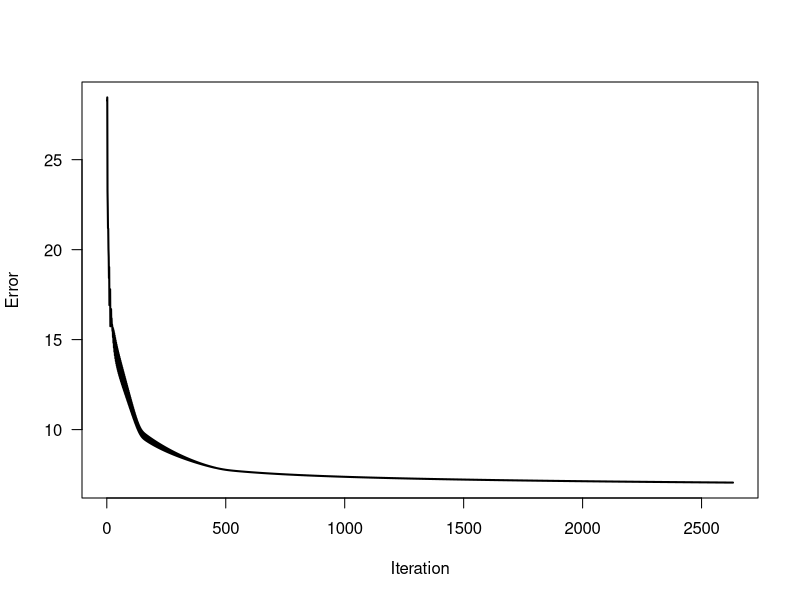

The R source for this figure:
# define the sigmoid function
sigmoid <- function(X, w, w0) {
  scores <- cbind(X, 1) %*% rbind(W, w0)
  scores <- exp(-scores)
  
  scores <- (1/(1 + scores))
  
  return (scores)
}

# read data into memory
data("iris")

x <- as.matrix(iris[,1:4])
y <- as.numeric(iris[, 5])

# get training data set
train.x <- rbind(rbind(x[1:25,], x[51:75,]), x[101:125,])
train.y <- c(c(y[1:25], y[51:75]), y[101:125])

# get validation data set
test.x <- rbind(rbind(x[26:50,], x[76:100,]), x[126:150,])
test.y <- c(c(y[26:50], y[76:100]), y[126:150])

# get number of classes and number of samples
K <- max(train.y)
N <- length(train.y)

# one-of-K-encoding
Y_truth <- matrix(0, N, K)
Y_truth[cbind(1:N, train.y)] <- 1

# set learning parameters
eta <- 0.01
epsilon <- 1e-3

# randomly initalize w and w0
set.seed(521)

# define the gradient functions
gradient_W <- function(X, Y_truth, Y_predicted) {
  return (-sapply(X = 1:ncol(Y_truth), function(c) colSums(matrix(((Y_truth[,c] - Y_predicted[,c]) * Y_predicted[,c] * (1 - Y_predicted[,c])), nrow = nrow(X), ncol = ncol(X), byrow = FALSE) * X)))
}

gradient_w0 <- function(Y_truth, Y_predicted) {
  return (-colSums(((Y_truth - Y_predicted) * Y_predicted * (1 - Y_predicted))))
}

W <- matrix(runif(ncol(train.x) * K, min = -0.01, max = 0.01), ncol(train.x), K)
w0 <- runif(K, min = -0.01, max = 0.01)

# learn W and w0 using gradient descent
iteration <- 1
objective_values <- c()
while (1) {
  Y_predicted <- sigmoid(train.x, W, w0)
  
  objective_values <- c(objective_values, sum((Y_truth - Y_predicted)^2)/2)
  
  W_old <- W
  w0_old <- w0
  
  W <- W - eta * gradient_W(train.x, Y_truth, Y_predicted)
  w0 <- w0 - eta * gradient_w0(Y_truth, Y_predicted)
  
  if (sqrt(sum((w0 - w0_old)^2) + sum((W - W_old)^2)) < epsilon) {
    break
  }
  
  iteration <- iteration + 1
}

# plot objective function during iterations
plot(1:iteration, objective_values,
     type = "l", lwd = 2, las = 1,
     xlab = "Iteration", ylab = "Error")

y_predicted <- apply(Y_predicted, 1, which.max)
confusion_matrix <- table(y_predicted, train.y)
print(confusion_matrix)

Y_test <- sigmoid(test.x, W, w0)
y_test <- apply(Y_test, 1, which.max)
confusion_matrix_test <- table(y_test, test.y)
print(confusion_matrix_test)
